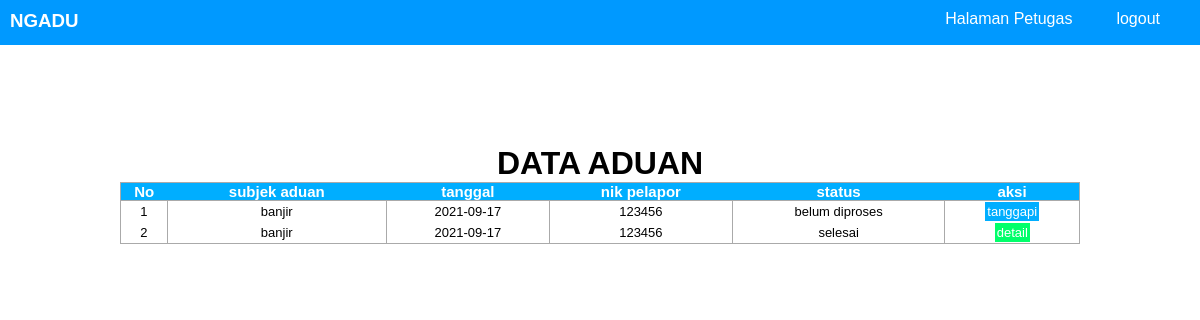
Page /public/Tanggapan (signed in) on the committed database.
### tables this page shows
CREATE TABLE `pengaduan` (
  `id_pengaduan` int(11) NOT NULL,
  `tgl_pengaduan` date NOT NULL,
  `nik` char(16) NOT NULL,
  `subjek` varchar(250) NOT NULL,
  `isi_laporan` text NOT NULL,
  `foto` varchar(255) NOT NULL,
  `status` enum('0','proses','selesai') NOT NULL
);

### App/Core/Controller.php (called while the page is built, shortened)
<?php
class Controller{
    public function view($view,$data = []){
        require_once '../App/View/'.$view.'.php';
    }
    public function model($model){
        return new $model;
    }
}
?>

### App/Controller/Tanggapan.php (called while the page is built, shortened)
<?php
class Tanggapan extends Controller{
    public function index(){
        $data['pengaduan'] = $this->model("Pengaduan_model")->ambilpengaduan();
        $this->view('Tanggapan/index',$data);
    }
}
?>

### App/Core/App.php (called while the page is built, shortened)
<?php
Class App{
    protected $method = 'index';
    protected $param = [];
    public function __construct(){
        $this->controller = new $this->controller;
        call_user_func_array([$this->controller,$this->method],$this->param);
    }
}
?>

### Public/index.php (called while the page is built, shortened)
<?php
$App = new App;
?>

### App/Core/Database.php (called while the page is built, shortened)
<?php
class Database {
    private $host = DB_HOST;
    private $name = DB_NAME;
    private $user = DB_USER;
    private $pass = DB_PASS;
    private $db;
    private $stmt;
    public function __construct(){
        $dsn = "mysql:host=".$this->host.";dbname=".$this->name;
        $options = [
            PDO::ATTR_PERSISTENT => true,
            PDO::ATTR_ERRMODE => PDO::ERRMODE_EXCEPTION
        ];
        try{
            $this->db = new PDO($dsn, $this->user, $this->pass, $options);
        }
        catch(PDOException $e){
            die($e->getMessage());
        }
    }
    public function query($query){
        $this->db->beginTransaction();
        $this->stmt = $this->db->prepare($query);
        try{
            $this->db->commit();
        }
        catch(PDOException $e){
            $this->db->rollback();
            die($e->getMessage());
        }
    }
    public function execute(){
        $this->stmt->execute();
    }
    public function ResultSet(){
        $this->execute();
        return $this->stmt->fetchALL(PDO::FETCH_ASSOC);
    }
}
?>

### App/Model/Pengaduan_model.php (called while the page is built, shortened)
<?php
class Pengaduan_model{
    private $db;
    public function __construct(){
        $this->db = new Database;
    }
    public function ambilpengaduan(){
        $this->db->query("call `ambil_pengaduan`()");
        return $this->db->ResultSet();
    }
    }
?>

### App/View/Tanggapan/index.php (the view, shortened to what this page needs)
<!DOCTYPE html>
<html lang="en">
<head>
    <link rel="stylesheet" href="<?=BASEURL;?>/Asset/css/indexTanggapan.css">
</head>
<body>
<div class="header">
    <h3>NGADU</h3>
    <nav>
        <ul>
            <li><a href="<?=BASEURL.'/Petugas'?>">Halaman Petugas</a></li>
            <li><a href="<?=BASEURL.'/Petugas/logout/'?>">logout</a></li>
        </ul>
    </nav>
</div>
<div class="latar">
    <center><h1>DATA ADUAN</h1></center>
<table class="paleBlueRows">
<thead>
        <tr>
            <th>No</th>
            <th>subjek aduan</th>
            <th>tanggal</th>
            <th>nik pelapor</th>
            <th>status</th>
            <th>aksi</th>
        </tr>
</thead>
<tbody>
<?php $x = 0; foreach($data['pengaduan'] as $pd) :?>
        <tr>
            <td>
            <?= ++$x?></td>
            <td><?= $pd['subjek']?></td>
            <td><?= $pd['tgl_pengaduan']?></td>
            <td><?= $pd['nik']?></td>
            <?php if($pd['status'] == '0') {?>
            <td>belum diproses</td>
            <?php }else {?>
            <td><?= $pd['status']?></td>
            <?php }?>
            <td>
            <?php if($pd['status'] == '0') {?>
                <a class ="btn-tanggapi" href="<?=BASEURL;?>/Tanggapan/ambilpengaduan/<?=$pd['id_pengaduan']?>">tanggapi</a>
            <?php }else if($pd['status'] == 'proses'){?>
                <a class ="btn-tanggapi" href="<?=BASEURL;?>/Tanggapan/ambilpengaduan/<?=$pd['id_pengaduan']?>">tanggapi</a>
                <a class ="btn-tandai" href="<?=BASEURL;?>/Tanggapan/detail/<?=$pd['id_pengaduan']?>">tandai selesai</a>
            <?php }else{?>
                <a class ="btn-detail" href="<?=BASEURL;?>/Tanggapan/detail/<?=$pd['id_pengaduan']?>">detail</a>
            <?php }?>
            </td>
        </tr>
        <?php endforeach;?>
</tbody>
</table>
</div>
</body>
</html>

### Public/Asset/css/indexTanggapan.css (style rules this page uses)
* { padding: 0; margin: 0; }
.header { background-color: rgb(0, 153, 255); padding-top: 10px; padding-left: 10px; padding-bottom: 5px; height: 30px; }
h3 { color: white; float: left; font-family: Verdana, Geneva, Tahoma, sans-serif; }
nav ul { float: right; }
nav li { display: inline; }
nav li a { color: white; margin-right: 40px; text-decoration: none; font-family: Verdana, Geneva, Tahoma, sans-serif; }
.latar { margin-top: 100px; height: 100vh; }
.latar h1 { font-family: Verdana, Geneva, Tahoma, sans-serif; }
table.paleBlueRows { font-family: Arial, Helvetica, sans-serif; margin: auto; width: 80%; text-align: center; border-collapse: collapse; }
table.paleBlueRows td { border-right: 1px solid #AAAAAA; border-left: 1px solid #AAAAAA; padding: 3px 2px; }
table.paleBlueRows { border-bottom: 1px solid #AAAAAA; border-right: 1px solid #AAAAAA; border-left: 1px solid #AAAAAA; border-top: 1px solid #AAAAAA; }
table.paleBlueRows tbody td { font-size: 13px; }
table.paleBlueRows thead { background: #00aeff; border-bottom: 1px solid #AAAAAA; }
table.paleBlueRows thead th { font-size: 15px; font-weight: bold; color: #FFFFFF; text-align: center; }
table .btn-tanggapi { background-color: #00aeff; text-decoration: none; color: white; padding: 2px; }
table .btn-detail { background-color: #00ff6a; text-decoration: none; color: white; padding: 2px; }

### rows in the picture
pengaduan: subjek "banjir", tgl_pengaduan "2021-09-17", nik "123456", status "belum diproses"
pengaduan: subjek "banjir", tgl_pengaduan "2021-09-17", nik "123456", status "selesai"
